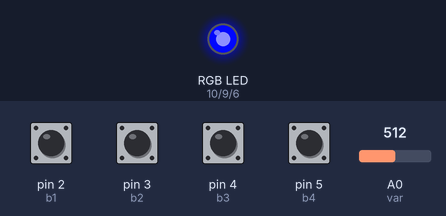
A sketch run on a simulated SparkFun Pro Micro, built with avr-gcc and run on an emulated ATmega32U4. Shown: an RGB LED mixed from three pins (HIGH = lit). Inputs (shaded band) come from the test bench; at power-on: pin 2 (b1), pin 3 (b2), pin 4 (b3), pin 5 (b4) HIGH, A0 (var) = 512. What the sketch prints to the serial monitor is not drawn.

Above: at 39.94 s.
Timing chart, 0 to 40.0 s (numbered marks = the images above):
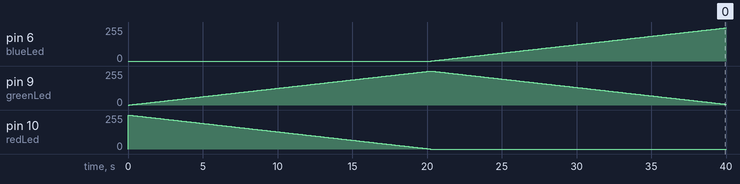

Measured:
- by itself, pin 6 (blueLed): moves from 0/255 to 249/255 over 19.7 s
- by itself, pin 9 (greenLed): rises from 0/255 to 255/255 in 20.1 s, then falls to 6/255 in 19.7 s
- by itself, pin 10 (redLed): moves from 255/255 to 0/255 over 20.1 s

The sketch:

client.ino
```cpp
#include <String.h>

#define redLed 10
#define greenLed 9
#define blueLed 6

#define b1 2
#define b2 3
#define b3 4
#define b4 5
#define var A0

const int varSampleSize = 5;
const int baudRate = 19200;
const int delayVal = 1;

const int fadeSpeed = 50;

int speedCounter = 0;
int ledColor[3] = {255, 0, 0};
int colorStep = 0;

struct State {
    int key1;
    int key2;
    int key3;
    int key4;
    int var;
};

struct State state = {.key1 = 0, .key2 = 0, .key3 = 0, .key4 = 0, .var = 0};

void setLedState(int color[3]) {
    analogWrite(redLed, color[0]);
    analogWrite(greenLed, color[1]);
    analogWrite(blueLed, color[2]);
}

void stepColor(int color[3]) {
    if (color[0] >= 255) {
        colorStep = 0;
    } else if (color[1] >= 255) {
        colorStep = 1;
    } else if (color[2] >= 255) {
        colorStep = 2;
    }

    if (colorStep == 0) {
        color[0]--;
        color[1]++;
    } else if (colorStep == 1) {
        color[1]--;
        color[2]++;
    } else if (colorStep == 2) {
        color[2]--;
        color[0]++;
    }
}

String serialize(struct State &state) {
    String data = String();

    data += state.key1;
    data += "$";
    data += state.key2;
    data += "$";
    data += state.key3;
    data += "$";
    data += state.key4;
    data += "$";
    data += state.var;
    data += "$\n";

    return data;
}

void sendState(struct State &state) {
    Serial.flush();
    if (Serial.availableForWrite())
        Serial.print(serialize(state));
}

bool checkState(struct State &state) {
    int send = 0;

    if (state.key1 != !digitalRead(b1)) {
        state.key1 = !digitalRead(b1);
        send = 1;
    }

    if (state.key2 != !digitalRead(b2)) {
        state.key2 = !digitalRead(b2);
        send = 1;
    }

    if (state.key3 != !digitalRead(b3)) {
        state.key3 = !digitalRead(b3);
        send = 1;
    }

    if (state.key4 != !digitalRead(b4)) {
        state.key4 = !digitalRead(b4);
        send = 1;
    }

    int varVal = 0;
    for (int i = 0; i < varSampleSize; i++) varVal += analogRead(var);
        varVal /= varSampleSize;

    varVal = 1024 - varVal;
    if (state.var >= varVal + 2 || state.var < varVal - 2) {
        state.var = varVal;
        send = 1;
    }

    return send;
}

void setup() {
    Serial.begin(baudRate);

    pinMode(redLed, OUTPUT);
    pinMode(greenLed, OUTPUT);
    pinMode(blueLed, OUTPUT);

    setLedState(ledColor);

    pinMode(b1, INPUT);
    digitalWrite(b1, HIGH); // pull the pin high to avoid floating
    pinMode(b2, INPUT);
    digitalWrite(b2, HIGH); // pull the pin high to avoid floating
    pinMode(b3, INPUT);
    digitalWrite(b3, HIGH); // pull the pin high to avoid floating
    pinMode(b4, INPUT);
    digitalWrite(b4, HIGH); // pull the pin high to avoid floating
}

void loop() {
    speedCounter++;

    delay(delayVal);

    if (checkState(state))
        sendState(state);

    if (speedCounter >= fadeSpeed) {
        stepColor(ledColor);
        setLedState(ledColor);
        speedCounter = 0;
    }
}
```
